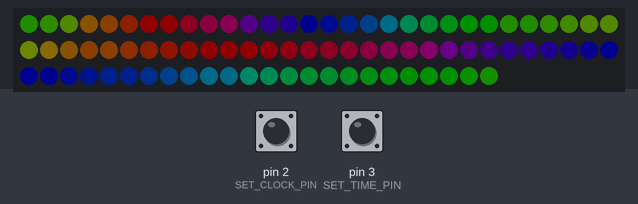
A sketch run on a simulated Arduino Uno, built with avr-gcc and run on an emulated ATmega328P. On the bench: 84 RGB LEDs in strip order, left to right, continuing on the next row. Inputs (shaded band) come from the test bench; at power-on: pin 2 (SET_CLOCK_PIN) LOW, pin 3 (SET_TIME_PIN) LOW. Dim RGB values are drawn brighter than linear.

Above: at 0.46 s.
At 5.41 s:
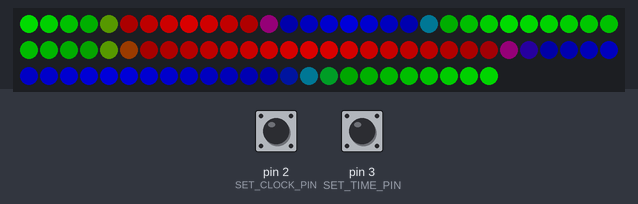
At 6.8 s:
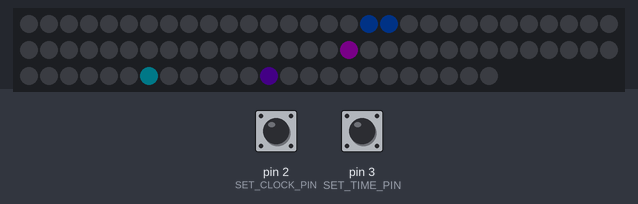
6.9 s: pin 2 (SET_CLOCK_PIN) pulled HIGH for 0.15 s
7.6 s: pin 3 (SET_TIME_PIN) pulled HIGH for 0.15 s
8.3 s: pin 3 (SET_TIME_PIN) pulled HIGH for 1 s
Timing chart, 0 to 11.3 s (numbered marks = the images above; inputs shaded):
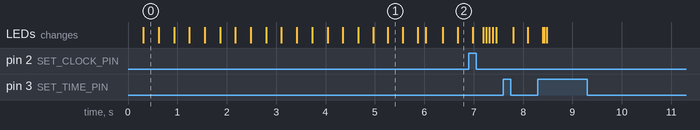

The sketch:

randomfade-faderinout.ino
```cpp
// modified  https://github.com/zeroeth/time_loop
#include <Adafruit_NeoPixel.h>
#include <Time.h>

#define SET_CLOCK_PIN 2
#define SET_TIME_PIN 3
#define RING_PIN 6

// Set Clock Button
int clock_state;
int last_clock_state = LOW;

// Set Time Button
int time_state;
int last_time_state = LOW;

// Track Clock Set States
int num_states = 5;       // Number of clock states:
int clock_time_state = 0; // 0 - Run Clock
                          // 1 - Set Hour
                          // 2 - Set Minute
                          // 3 - Set Second
                          // 4 - Set Colors

// Debounce buttons
long last_clock_debounce_time = 0;
long last_time_debounce_time = 0;
long debounce_delay = 50; // milliseconds

// From adaFruit NEOPIXEL goggles example: Gamma correction improves appearance of midrange colors
const uint8_t gamma[] = {
      0,  0,  0,  0,  0,  0,  0,  0,  0,  0,  0,  0,  0,  0,  0,  0,
      0,  0,  0,  0,  0,  0,  0,  0,  1,  1,  1,  1,  1,  1,  1,  1,
      1,  1,  1,  1,  2,  2,  2,  2,  2,  2,  2,  2,  3,  3,  3,  3,
      3,  3,  4,  4,  4,  4,  5,  5,  5,  5,  5,  6,  6,  6,  6,  7,
      7,  7,  8,  8,  8,  9,  9,  9, 10, 10, 10, 11, 11, 11, 12, 12,
     13, 13, 13, 14, 14, 15, 15, 16, 16, 17, 17, 18, 18, 19, 19, 20,
     20, 21, 21, 22, 22, 23, 24, 24, 25, 25, 26, 27, 27, 28, 29, 29,
     30, 31, 31, 32, 33, 34, 34, 35, 36, 37, 38, 38, 39, 40, 41, 42,
     42, 43, 44, 45, 46, 47, 48, 49, 50, 51, 52, 53, 54, 55, 56, 57,
     58, 59, 60, 61, 62, 63, 64, 65, 66, 68, 69, 70, 71, 72, 73, 75,
     76, 77, 78, 80, 81, 82, 84, 85, 86, 88, 89, 90, 92, 93, 94, 96,
     97, 99,100,102,103,105,106,108,109,111,112,114,115,117,119,120,
    122,124,125,127,129,130,132,134,136,137,139,141,143,145,146,148,
    150,152,154,156,158,160,162,164,166,168,170,172,174,176,178,180,
    182,184,186,188,191,193,195,197,199,202,204,206,209,211,213,215,
    218,220,223,225,227,230,232,235,237,240,242,245,247,250,252,255
};

// Parameter 1 = number of pixels in strip
// Parameter 2 = pin number (most are valid)
// Parameter 3 = pixel type flags, add together as needed:
//   NEO_RGB     Pixels are wired for RGB bitstream
//   NEO_GRB     Pixels are wired for GRB bitstream
//   NEO_KHZ400  400 KHz bitstream (e.g. FLORA pixels)
//   NEO_KHZ800  800 KHz bitstream (e.g. High Density LED strip)
int inner_offset = 24;
int inner_pixels = 24;
int outer_pixels = 60;
int pixels = inner_pixels + outer_pixels;
Adafruit_NeoPixel strip = Adafruit_NeoPixel(pixels, RING_PIN, NEO_GRB + NEO_KHZ800);

//Set number of hours, should be 12 or 24
int num_hours = 12;

//Set the top pixel for each ring
int inner_top_led = 17 % inner_pixels;
int outer_top_led = 42 % outer_pixels;

// Off Color
uint32_t off_color    = strip.Color (  0,  0,  0);

//RGB
int current_clock_color = 0;
uint8_t current_brightness = 0;
uint32_t milli_color, second_color, minute_color, hour_color;

// Keep the current time
int current_second = 0;
int current_minute = 0;
int current_hour = 0;

/* CLOCK */
class ClockPositions
{
 public:
  uint8_t px_milli;
  uint8_t px_second;
  uint8_t px_minute;
  uint8_t px_hour;

  ClockPositions ();
  void update    ();
};


ClockPositions::ClockPositions()
{
  px_milli = px_second = px_minute = px_hour = 0;
}

void ClockPositions::update()
{
  // Inner Loop
  // If px is greater than inner pixels must subtract inner pixels
  px_hour   = inner_top_led + map (current_hour % num_hours, 0,  num_hours, 0, inner_pixels);
  if (px_hour > inner_pixels) { px_hour = px_hour - inner_pixels; };

  // Outer Loop
  // If px is greater than total pixels must subtract outer pixels
  // Update the milliseconds only if clock isn't being set
  if (clock_time_state == 0) {
    px_milli  = outer_top_led + map ((millis() %  1000), 0,  1000, 0, outer_pixels);
    if (px_milli > pixels) { px_milli = px_milli - outer_pixels; };
  }

  px_second = outer_top_led + map (current_second % 60, 0, 60, 0, outer_pixels);
  if (px_second > pixels) { px_second = px_second - outer_pixels; };

  px_minute = outer_top_led + map (current_minute % 60, 0, 60, 0, outer_pixels);
  if (px_minute > pixels) { px_minute = px_minute - outer_pixels;};

  // Fade up to full brightness (above 255 causes roll over)
  if (current_brightness < 255) {
    current_brightness += 1;
    strip.setBrightness(current_brightness);
  }
}


/* CLOCK VIEW */

class ClockSegments
{
 public:
  ClockPositions    &positions;
  Adafruit_NeoPixel &strip;

  ClockSegments (Adafruit_NeoPixel&, ClockPositions&);
  void draw  ();
  void clear ();
  void add_color (uint8_t position, uint32_t color);
  uint32_t blend (uint32_t color1, uint32_t color2);
};


ClockSegments::ClockSegments (Adafruit_NeoPixel& n_strip, ClockPositions& n_positions): strip (n_strip), positions (n_positions)
{
}


void ClockSegments::draw()
{
  clear();

  add_color ((positions.px_hour+0)              % inner_pixels, hour_color);
  add_color ((positions.px_hour+1)              % inner_pixels, hour_color);

  add_color (inner_offset + positions.px_minute % outer_pixels, minute_color);

  add_color (inner_offset + positions.px_second % outer_pixels, second_color);

  add_color (inner_offset + positions.px_milli  % outer_pixels, milli_color);

  strip.show ();
}


void ClockSegments::add_color (uint8_t position, uint32_t color)
{
  uint32_t blended_color = blend (strip.getPixelColor (position), color);

  /* Gamma mapping */
  uint8_t r,b,g;

  r = (uint8_t)(blended_color >> 16),
  g = (uint8_t)(blended_color >>  8),
  b = (uint8_t)(blended_color >>  0);

  strip.setPixelColor (position, blended_color);
}


uint32_t ClockSegments::blend (uint32_t color1, uint32_t color2)
{
  uint8_t r1,g1,b1;
  uint8_t r2,g2,b2;
  uint8_t r3,g3,b3;

  r1 = (uint8_t)(color1 >> 16),
  g1 = (uint8_t)(color1 >>  8),
  b1 = (uint8_t)(color1 >>  0);

  r2 = (uint8_t)(color2 >> 16),
  g2 = (uint8_t)(color2 >>  8),
  b2 = (uint8_t)(color2 >>  0);

  return strip.Color (constrain (r1+r2, 0, 255),
                      constrain (g1+g2, 0, 255),
                      constrain (b1+b2, 0, 255));
}


void ClockSegments::clear ()
{
  for(uint16_t i=0; i<strip.numPixels (); i++) {
      strip.setPixelColor (i, off_color);
  }
}

/* Color Palettes */
// Use https://kuler.adobe.com/create/color-wheel
// Analagous color scheme with some spread
// Multiply all values by 0.17 to reduce brightness

void setColorPrimary ()
{
  // primary colors
  milli_color  = strip.Color (  0,  0, 42); // blue
  second_color = strip.Color (  0, 42,  0); // green
  minute_color = strip.Color ( 42,  0,  0); // red
  hour_color   = strip.Color ( 42, 42, 42); // white
}

void setColorRoyal ()
{
  //blue, green, & purple
  milli_color  = strip.Color ( 24,  0, 24); // magenta
  second_color = strip.Color ( 17,  0, 44); // purple
  hour_color   = strip.Color (  0, 10, 44); // royal blue
  minute_color = strip.Color (  0, 44, 10); // green
}

void setColorTequila ()
{
  //tequila sunrise color scheme
  milli_color  = strip.Color ( 44, 21,  0); // redest orange
  second_color = strip.Color ( 44, 30,  0); // slightly yellower
  hour_color   = strip.Color ( 44, 42,  0); // yellow
  minute_color = strip.Color ( 43,  0,  5); // red
}

void setColorRed ()
{
  // 255,0,0 center on red
  milli_color  = strip.Color ( 43, 22,  0); // orange
  second_color = strip.Color ( 39, 10,  0); // red orange
  hour_color   = strip.Color ( 39,  0, 35); // pink
  minute_color = strip.Color ( 24,  0, 43); // purple
}

void setColorOrange ()
{
  // 255,128,0 center on orange
  milli_color  = strip.Color ( 38, 34,  0); // yellow
  second_color = strip.Color ( 34, 24,  0); // orange
  hour_color   = strip.Color ( 34,  8,  0); // red orange
  minute_color = strip.Color ( 38,  0,  3); // red
}

void setColorCyan ()
{
  // 0,255,255 center on cyan
  milli_color  = strip.Color (  0,  2, 43); // bluew
  second_color = strip.Color (  0, 20, 39); // orange
  hour_color   = strip.Color (  0, 39, 19); // red orange
  minute_color = strip.Color (  1, 43,  0); // red
}

void setColorBlue ()
{
  // 0,0,255 center on blue
  milli_color  = strip.Color ( 36,  1, 38); // pink
  second_color = strip.Color ( 17,  1, 34); // purple blue
  hour_color   = strip.Color (  1, 16, 34); // other blue
  minute_color = strip.Color (  0, 34, 38); // light blue
}

/* APP */
ClockPositions positions;
ClockSegments  segments(strip, positions);

void setup ()
{
  // Initialize Buttons
  pinMode(SET_CLOCK_PIN, INPUT);
  pinMode(SET_TIME_PIN, INPUT);

  setColorBlue();
  strip.begin ();
  strip.show (); // Initialize all pixels to 'off'
}


void loop ()
{
  // Change the clock settings state
  int clock_reading = digitalRead(SET_CLOCK_PIN);
  if (clock_reading != last_clock_state) {
    last_clock_debounce_time = millis();
  }
  if ((millis() - last_clock_debounce_time) > debounce_delay) {
    if (clock_reading != clock_state) {
      clock_state = clock_reading;

      // Change clock state on button press
      if (clock_state == HIGH) {
        clock_time_state = (clock_time_state + 1) % num_states;
      }
    }
  }
  last_clock_state = clock_reading;

  // Set the hours, minutes or seconds
  if (clock_time_state != 0) {
    int time_reading = digitalRead(SET_TIME_PIN);
    if (time_reading != last_time_state) {
      last_time_debounce_time = millis();
    }
    if ((millis() - last_time_debounce_time) > debounce_delay) {
      if (time_reading != time_state) {
        time_state = time_reading;

        if (time_state == HIGH) {
          if (clock_time_state == 1) {
            // Update Hours
            current_hour = (current_hour + 1) % 24;
          }
          else if (clock_time_state == 2) {
            // Update minutes
            current_minute = (current_minute + 1) % 60;
          }
          else if (clock_time_state == 3) {
            // Update seconds
            current_second = (current_second + 1) % 60;
          }
          else if (clock_time_state == 4) {
            current_clock_color = (current_clock_color + 1) % 4;
            if (current_clock_color == 0) {
              setColorBlue();
            }
            else if (current_clock_color == 1) {
              setColorRed();
            }
            else if (current_clock_color == 2) {
              setColorCyan();
            }
            else if (current_clock_color == 3) {
              setColorOrange();
            }
          }
        }
      }
    }
    // Set time
    setTime(current_hour, current_minute, current_second, 1, 1, 1970);
    last_time_state = time_reading;
  }
  else {
    // Get Time only if not in setting mode
    time_t t = now();
    current_second = second(t);
    current_minute = minute(t);
    current_hour = hour(t);
  }

  // Update positions
  positions.update();

  // Animations for 4 clock quarters
  if ((current_minute == 0) && (current_second == 0)) {
    rainbowMultiCycle(10);
  }
  else if ((current_minute == 15) && (current_second == 0)) {
    colorWipe(strip.Color(255, 0, 0), 25); // Red
  }
  else if ((current_minute == 30) && (current_second == 0)) {
    colorWipe(strip.Color(0, 255, 0), 25); // Green
  }
  else if ((current_minute == 45) && (current_second == 0)) {
    colorWipe(strip.Color(0, 0, 255), 25); // Blue
  }

  // Draw the clock
  segments.draw();
}


// Fill the dots one after the other with a color
void colorWipe(uint32_t c, uint32_t wait) {
  fadeOut();

  int num_pixels = strip.numPixels();
  for(uint16_t i=0; i<num_pixels; i++) {
    strip.setPixelColor(i, c);
    current_brightness += 255 / num_pixels;
    strip.setBrightness(current_brightness);
    strip.show();
    delay(wait);
  }
  fadeOut();
}

// Slightly different, this makes the rainbow equally distributed throughout
// across two rings
void rainbowMultiCycle(uint8_t wait) {
  uint16_t i, j, k;
  fadeOut();

  for(k=0; k<256; k++) { // cycles of all colors on wheel
    for(i=0; i< inner_pixels; i++) {
      strip.setPixelColor(i, Wheel(((i * 256 / inner_pixels) + k) & 255));
    }
    for(j=0; j< outer_pixels; j++) {
      strip.setPixelColor(inner_pixels + j, Wheel(((j * 256 / outer_pixels) + k) & 255));
    }
    current_brightness = k;
    strip.setBrightness(current_brightness);
    strip.show();
    delay(wait);
  }
  fadeOut();
}

void fadeOut()
{
  while (current_brightness != 0) {
    current_brightness -= 1;
    strip.setBrightness(current_brightness);
    strip.show();
    delay(1);
  }
}

// Input a value 0 to 255 to get a color value.
// The colours are a transition r - g - b - back to r.
uint32_t Wheel(byte WheelPos) {
  if(WheelPos < 85) {
   return strip.Color(WheelPos * 3, 255 - WheelPos * 3, 0);
  } else if(WheelPos < 170) {
   WheelPos -= 85;
   return strip.Color(255 - WheelPos * 3, 0, WheelPos * 3);
  } else {
   WheelPos -= 170;
   return strip.Color(0, WheelPos * 3, 255 - WheelPos * 3);
  }
}
```
